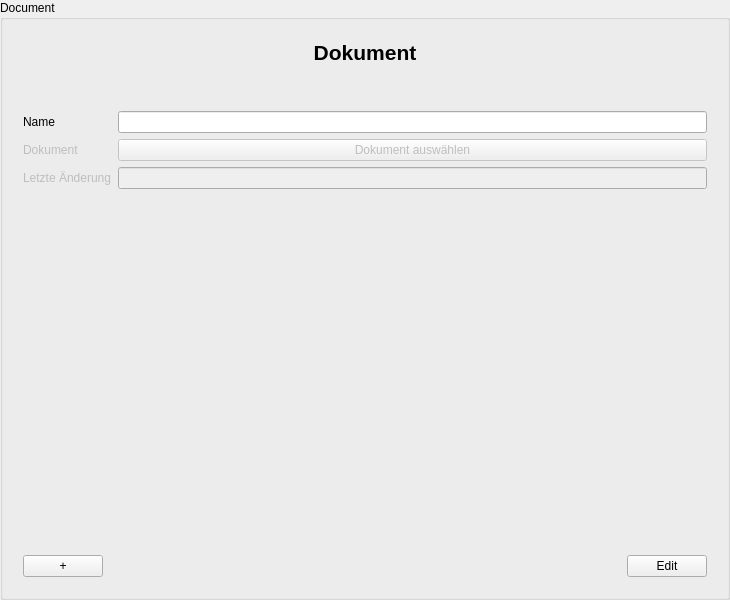
<?xml version="1.0" encoding="UTF-8"?>
<ui version="4.0">
 <class>DocumentInputArea</class>
 <widget class="QGroupBox" name="DocumentInputArea">
  <property name="geometry">
   <rect>
    <x>0</x>
    <y>0</y>
    <width>730</width>
    <height>600</height>
   </rect>
  </property>
  <property name="windowTitle">
   <string>Document</string>
  </property>
  <property name="accessibleName">
   <string>ChipCardInputDialog</string>
  </property>
  <property name="title">
   <string>Document</string>
  </property>
  <layout class="QGridLayout" name="gridLayout_3">
   <item row="0" column="0">
    <widget class="QWidget" name="GroupBox" native="true">
     <layout class="QVBoxLayout" name="verticalLayout_3">
      <item>
       <layout class="QVBoxLayout" name="verticalLayout">
        <item>
         <widget class="QLabel" name="label_Header">
          <property name="font">
           <font>
            <pointsize>16</pointsize>
            <weight>75</weight>
            <bold>true</bold>
           </font>
          </property>
          <property name="text">
           <string>Dokument</string>
          </property>
          <property name="alignment">
           <set>Qt::AlignCenter</set>
          </property>
         </widget>
        </item>
       </layout>
      </item>
      <item>
       <spacer name="verticalSpacer_2">
        <property name="orientation">
         <enum>Qt::Vertical</enum>
        </property>
        <property name="sizeType">
         <enum>QSizePolicy::Preferred</enum>
        </property>
        <property name="sizeHint" stdset="0">
         <size>
          <width>20</width>
          <height>40</height>
         </size>
        </property>
       </spacer>
      </item>
      <item>
       <layout class="QFormLayout" name="formLayout">
        <item row="0" column="0">
         <widget class="QLabel" name="nameLabel">
          <property name="text">
           <string>Name</string>
          </property>
          <property name="buddy">
           <cstring>nameLineEdit</cstring>
          </property>
         </widget>
        </item>
        <item row="0" column="1">
         <widget class="QLineEdit" name="nameLineEdit"/>
        </item>
        <item row="1" column="0">
         <widget class="QLabel" name="documentLabel">
          <property name="enabled">
           <bool>false</bool>
          </property>
          <property name="text">
           <string>Dokument</string>
          </property>
          <property name="buddy">
           <cstring>documentAddPushButton</cstring>
          </property>
         </widget>
        </item>
        <item row="2" column="0">
         <widget class="QLabel" name="lastUpdateLabel">
          <property name="enabled">
           <bool>false</bool>
          </property>
          <property name="text">
           <string>Letzte Änderung</string>
          </property>
          <property name="buddy">
           <cstring>lastUpdateLineEdit</cstring>
          </property>
         </widget>
        </item>
        <item row="2" column="1">
         <widget class="QLineEdit" name="lastUpdateLineEdit">
          <property name="enabled">
           <bool>false</bool>
          </property>
         </widget>
        </item>
        <item row="1" column="1">
         <widget class="QPushButton" name="documentAddPushButton">
          <property name="enabled">
           <bool>false</bool>
          </property>
          <property name="text">
           <string>Dokument auswählen</string>
          </property>
         </widget>
        </item>
       </layout>
      </item>
      <item>
       <spacer name="verticalSpacer">
        <property name="orientation">
         <enum>Qt::Vertical</enum>
        </property>
        <property name="sizeHint" stdset="0">
         <size>
          <width>20</width>
          <height>40</height>
         </size>
        </property>
       </spacer>
      </item>
      <item>
       <layout class="QHBoxLayout" name="horizontalLayout">
        <item>
         <widget class="QPushButton" name="pushButton_Add">
          <property name="text">
           <string>+</string>
          </property>
         </widget>
        </item>
        <item>
         <spacer name="horizontalSpacer">
          <property name="orientation">
           <enum>Qt::Horizontal</enum>
          </property>
          <property name="sizeHint" stdset="0">
           <size>
            <width>40</width>
            <height>20</height>
           </size>
          </property>
         </spacer>
        </item>
        <item>
         <widget class="QPushButton" name="pushButton_EditFinish">
          <property name="text">
           <string>Edit</string>
          </property>
         </widget>
        </item>
       </layout>
      </item>
     </layout>
    </widget>
   </item>
  </layout>
 </widget>
 <tabstops>
  <tabstop>nameLineEdit</tabstop>
  <tabstop>documentAddPushButton</tabstop>
  <tabstop>lastUpdateLineEdit</tabstop>
  <tabstop>pushButton_Add</tabstop>
  <tabstop>pushButton_EditFinish</tabstop>
 </tabstops>
 <resources/>
 <connections/>
</ui>
